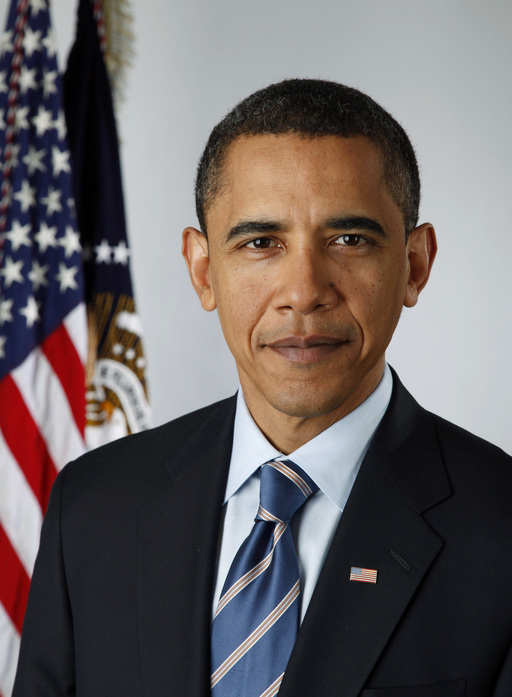
#> input picture 1.0-Processamento de Imagem/0553.0-Triangulação das Características de Face/obama.jpg, 512 x 697 px
$ python -i extrairGabarito.py   (imports and definitions only)
#> lines starting #> are read from the running program, lines starting #| are printed output that depends on the picture; after the words box and inside, x2 and y2 are one past the last pixel; in counts of white or black regions, pixels touching at a corner belong together
#> further down, picture is the input picture: shape (697, 512, 3); mean B, G, R 100.5, 100.6, 108
import cv2
import numpy as np

def extrairMaiorCtn(img):
    imgGray = cv2.cvtColor(img, cv2.COLOR_BGR2GRAY)
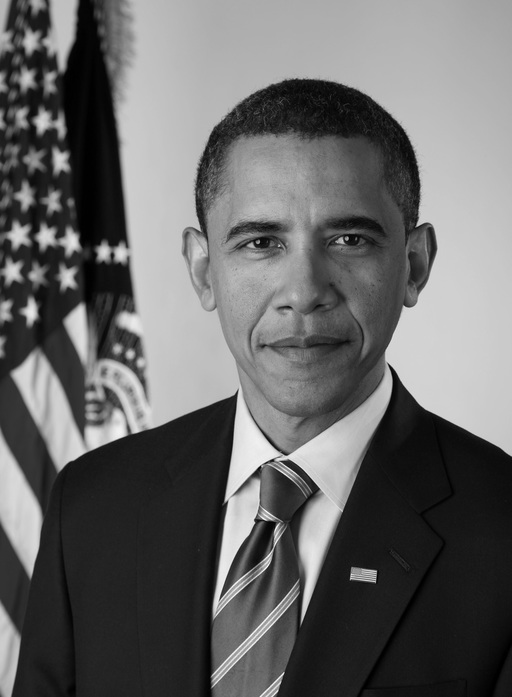
#> imgGray: shape (697, 512); min 0, max 252, mean 102.8
    imgTh = cv2.adaptiveThreshold(imgGray, 255, cv2.ADAPTIVE_THRESH_GAUSSIAN_C, cv2.THRESH_BINARY_INV, 11, 12)
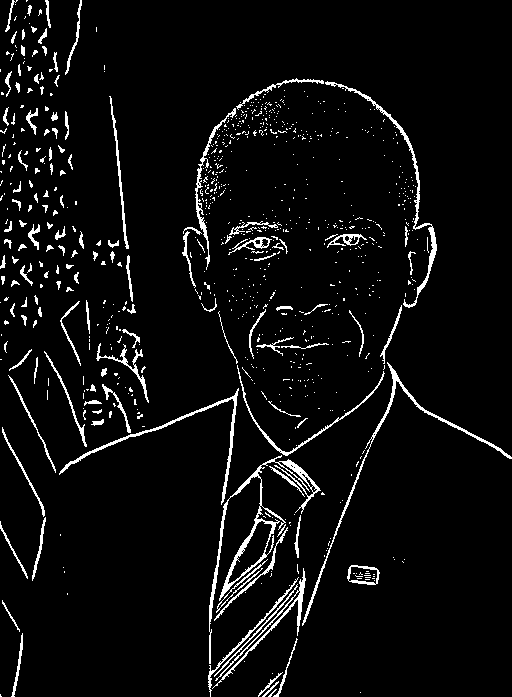
#> imgTh: shape (697, 512); 5.1% white in thin lines or dots
    kernel = np.ones((2,2), np.uint8)
    imgDil = cv2.dilate(imgTh,kernel)
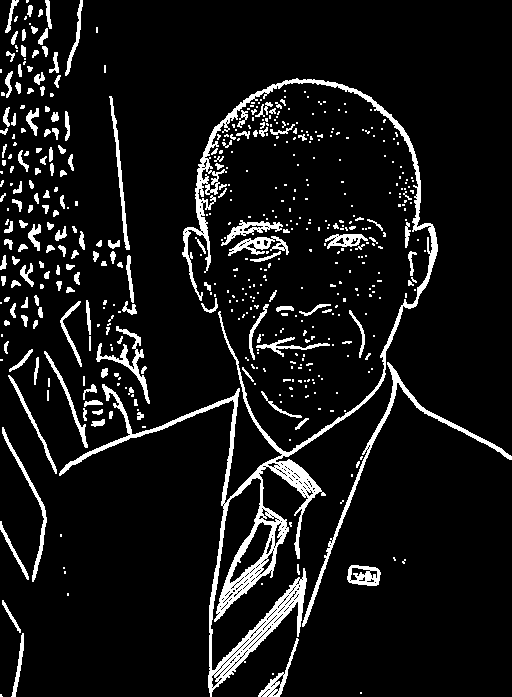
#> imgDil: shape (697, 512); 8.7% white; 514 white regions (335 under 20 px)
    contours,hi = cv2.findContours(imgDil,cv2.RETR_EXTERNAL,cv2.CHAIN_APPROX_NONE)
#> contours = 514 contours, 387 with area under 20; largest, box (x1, y1, x2, y2) and area: (59, 78, 438, 697) 12396, (302, 362, 512, 627) 1344, (347, 565, 381, 586) 547, (96, 326, 150, 404) 529, (228, 236, 289, 256) 490; hi = 514 rows, first 6: [1, -1, -1, -1], [2, 0, -1, -1], [3, 1, -1, -1], [4, 2, -1, -1], [5, 3, -1, -1], [6, 4, -1, -1]

    maiorCtn = max(contours, key = cv2.contourArea)
#> maiorCtn = contour of 4527 points, box (x1, y1, x2, y2) (59, 78, 438, 697), area 12396
    x,y,w,h = cv2.boundingRect(maiorCtn)
#> x = 59; y = 78; w = 379; h = 619
    bbox = [x,y,w,h]
#> bbox = [59, 78, 379, 619]
    recorte = img[y:y+h,x:x+w]
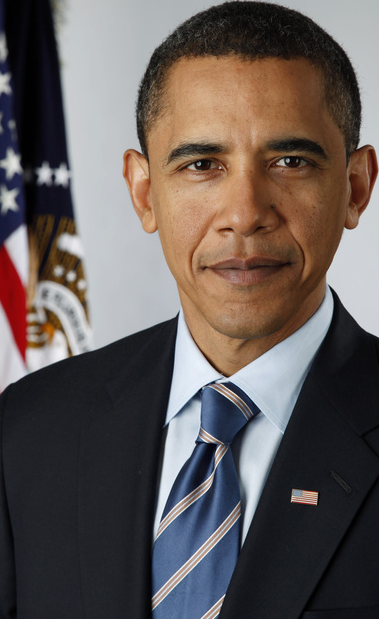
#> recorte: shape (619, 379, 3); mean B, G, R 88.4, 90.9, 99.8
    recorte = cv2.resize(recorte,(400,500))
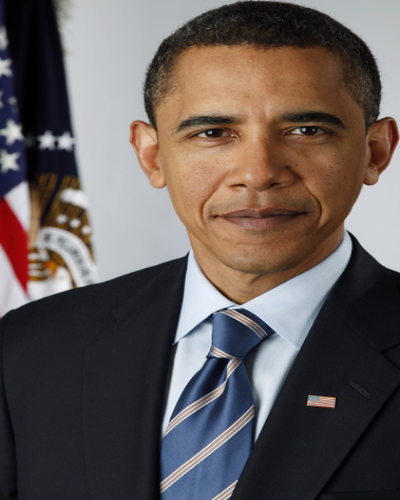
#> recorte: shape (500, 400, 3); mean B, G, R 88.3, 90.8, 99.7

    return recorte,bbox

>>> import cv2
>>> picture = cv2.imread('../../1.0-Processamento de Imagem/0553.0-Triangulação das Características de Face/obama.jpg')
>>> result = extrairMaiorCtn(picture)
